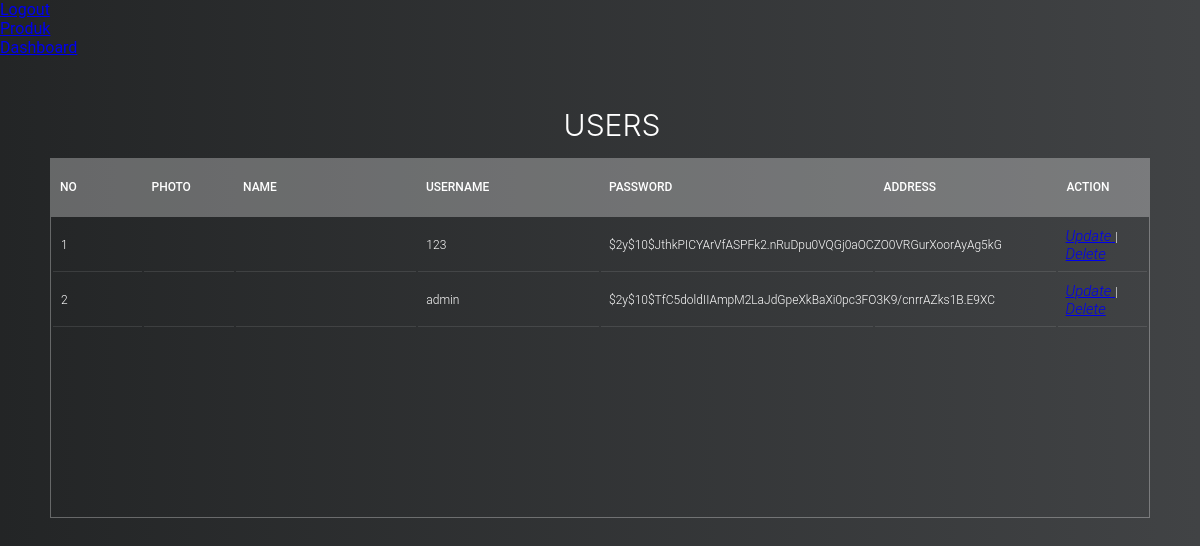
/admin/users/index.php (signed in), run on the app's committed database.
### tables this page shows
CREATE TABLE IF NOT EXISTS `users` (
  `id` int(11) NOT NULL AUTO_INCREMENT,
  `fullname` varchar(128) NOT NULL,
  `username` varchar(255) NOT NULL,
  `password` varchar(255) NOT NULL,
  `email` varchar(255) NOT NULL,
  `address` text NOT NULL,
  `photo` varchar(255) NOT NULL,
  PRIMARY KEY (`id`)
);

### config.php (called while the page is built, shortened)
<?php
$db = mysqli_connect("localhost", "root", "", "playstation-game-store");
function query($query) {
    global $db;
    $result = mysqli_query($db, $query);
    $rows = [];
    while ($row = mysqli_fetch_assoc($result)) $rows[] = $row;
    return $rows;
}

### admin/users/index.php (the view, shortened to what this page needs)
<?php
    require '../../config.php';
    $users = query("SELECT * FROM users");
    $i = 1;
?>
<!DOCTYPE html>
<html lang="en">
<head>
  <link rel="stylesheet" href="../../resources/css/admin.css?v=<?php echo time(); ?>">
</head>
<body class="panel-container">
  <div>
    <a href="../../logout.php" role="button"> Logout</a>
  </div>
  <div>
    <a href="../products/" role="button"> Produk</a>
  </div>
  <div>
    <a href="../dashboard.php" role="button"> Dashboard</a>
  </div>
  <section>
  <h1>Users</h1>
  <div class="tbl-header">
    <table>
      <thead>
        <tr>
          <th>No</th>
          <th>Photo</th>
          <th colspan="2">Name</th>
          <th colspan="2">Username</th>
          <th colspan="3">Password</th>
          <th colspan="2">Address</th>
          <th>Action</th>
        </tr>
      </thead>
    </table>
  </div>
  <div class="tbl-content">
    <table>
      <tbody>
      <?php foreach ($users as $user): ?>
        <tr>
          <td><?= $i ?></td>
          <td><img src="../../resources/img/<?= $user["photo"]?>" alt="" width="50" class="rounded-circle"></td>
          <td colspan="2"><?= $user['name'] ?></td>
          <td colspan="2"><?= $user['username'] ?></td>
          <td colspan="3"><?= $user['password'] ?></td>
          <td colspan="2"><?= $user['address'] ?></td>
          <td>
            <a href="update.php?id=<?= $user["id"]?>" class="text-black fs-15px">
              <i>Update</i>
            </a>
            |
            <a href="delete.php?id=<?= $user["id"]?>"
              onclick = "return confirm('Apakah anda ingin menghapus File?')" class="text-black fs-15px">
              <i>Delete</i>
            </a>
          </td>
        </tr>
        <?php $i++;?>
      <?php endforeach; ?>
      </tbody>
    </table>
  </div>
</section>
</body>
</html>

### resources/css/admin.css (style rules this page uses)
* { margin: 0; padding: 0; }
:root { --bg-primary: #fff; --warna-h1: #000; }
body { font-family: "Inter", serif; background-color: var(--bg-primary); }
h1, h2, h3, h4, h5, h6, p .h1, .h2, .h3, .h4, .h5, .h6 { font-family: 'Inter', sans-serif; font-variant-ligatures: common-ligatures; text-rendering: optimizeLegibility; }
h1 { padding-left: 24px; font-size: 24px; font-weight: 700; color: var(--warna-h1); }
h1 { font-size: 30px; color: #fff; text-transform: uppercase; font-weight: 300; text-align: center; margin-bottom: 15px; }
table { width:100%; table-layout: fixed; }
.tbl-header { background-color: rgba(255,255,255,0.3); }
.tbl-content { height:300px; overflow-x:auto; margin-top: 0px; border: 1px solid rgba(255,255,255,0.3); }
th { padding: 20px 8px; text-align: left; font-weight: 500; font-size: 12px; color: #fff; text-transform: uppercase; }
td { padding: 8px; text-align: left; vertical-align:middle; font-weight: 300; font-size: 12px; color: #fff; border-bottom: solid 1px rgba(255,255,255,0.1); }
.panel-container { background: linear-gradient(to right, #232526, #414345); font-family: 'Roboto', sans-serif; }
section { margin: 50px; }
.fs-15px { font-size: 15px; }

### data on the page
users: username "123", password "$2y$10$JthkPICYArVfASPFk2.nRuDpu0VQGj0aOCZO0VRGurXoorAyAg5kG"
users: username "admin", password "$2y$10$TfC5doldIIAmpM2LaJdGpeXkBaXi0pc3FO3K9/cnrrAZks1B.E9XC"
